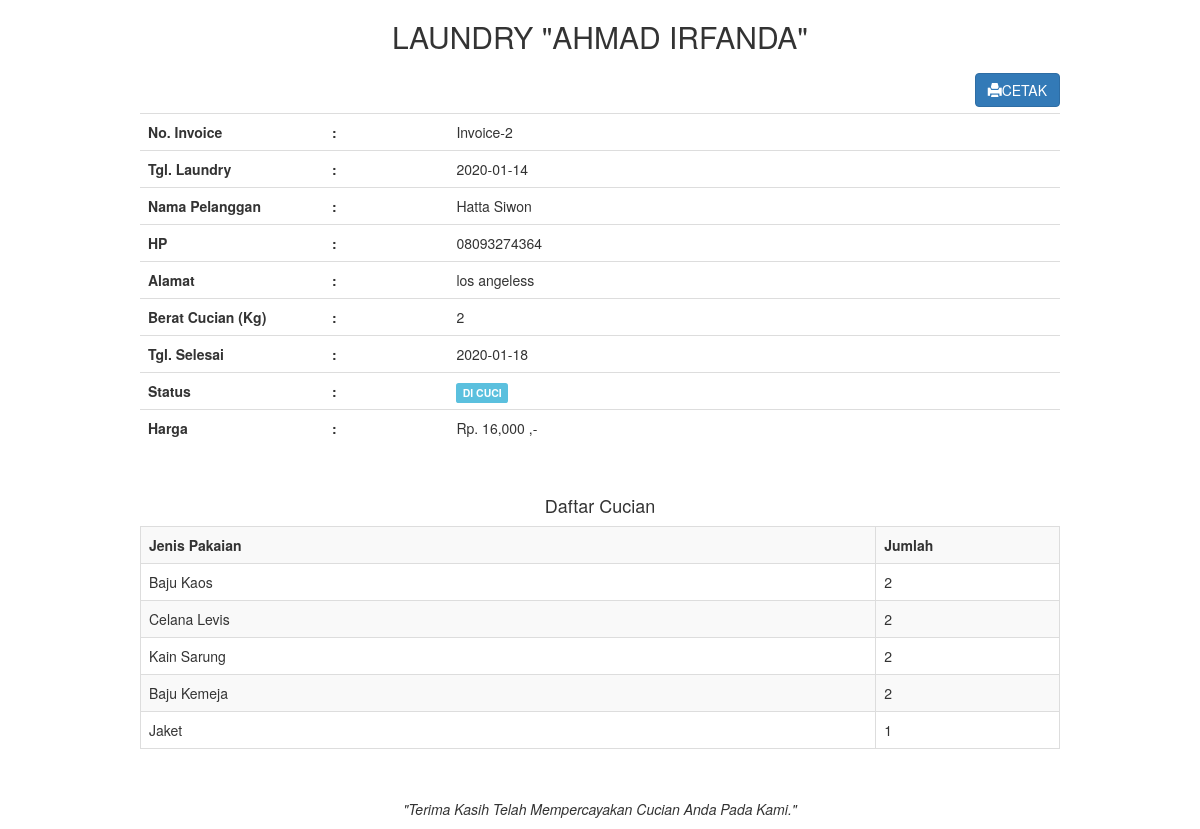
The page /admin/transaksi_invoice.php?id=2 (signed in) on the database its author committed.
### tables this page shows
CREATE TABLE `transaksi` (
  `transaksi_id` int(11) NOT NULL,
  `transaksi_tgl` date NOT NULL,
  `transaksi_pelanggan` int(11) NOT NULL,
  `transaksi_harga` int(11) NOT NULL,
  `transaksi_berat` int(11) NOT NULL,
  `transaksi_tgl_selesai` date NOT NULL,
  `transaksi_status` int(11) NOT NULL
);

CREATE TABLE `pelanggan` (
  `pelanggan_id` int(11) NOT NULL,
  `pelanggan_nama` varchar(255) NOT NULL,
  `pelanggan_hp` varchar(20) NOT NULL,
  `pelanggan_alamat` text NOT NULL
);

CREATE TABLE `pakaian` (
  `pakaian_id` int(11) NOT NULL,
  `pakaian_transaksi` int(11) NOT NULL,
  `pakaian_jenis` varchar(255) NOT NULL,
  `pakaian_jumlah` int(11) NOT NULL
);

### admin/transaksi_invoice.php (the view, shortened to what this page needs)
<!DOCTYPE html>
<html lang="en">
<head>
    <link rel="stylesheet" type="text/css"
    href="../assets/css/bootstrap.css">
</head>
<body>
    <?php
    include '../koneksi.php';
    ?>
    <div class="container">
        <div class="col-md-10 col-md-offset-1">
        <?php
        $id = $_GET['id'];
        $transaksi = mysqli_query($koneksi, "SELECT * FROM transaksi,pelanggan
        WHERE transaksi_id='$id' and transaksi_pelanggan=pelanggan_id");
        while($t=mysqli_fetch_array($transaksi)){
            ?>
            <center><h2>LAUNDRY "AHMAD IRFANDA"</h2></center>
            <a href="transaksi_invoice_cetak.php?id=<?php echo
            $id;?>" target="_self" class="btn btn-primary pull-right"><i
            class="glyphicon glyphicon-print"></i>CETAK</a>
            <br/><br/>
            <table class="table">
                <tr>
                    <th width="20%">No. Invoice</th>
                    <th>:</th>
                    <td>Invoice-<?php echo $t['transaksi_id'];?></td>
                </tr>
                <tr>
                    <th width="20%">Tgl. Laundry</th>
                    <th>:</th>
                    <td><?php echo $t['transaksi_tgl'];?></td>
                </tr>
                <tr>
                    <th>Nama Pelanggan</th>
                    <th>:</th>
                    <td><?php echo $t['pelanggan_nama'];?></td>
                </tr>
                <tr>
                    <th>HP</th>
                    <th>:</th>
                    <td><?php echo $t['pelanggan_hp'];?></td>
                </tr>
                <tr>
                    <th>Alamat</th>
                    <th>:</th>
                    <td><?php echo $t['pelanggan_alamat'];?></td>
                </tr>
                <tr>
                    <th>Berat Cucian (Kg)</th>
                    <th>:</th>
                    <td><?php echo $t['transaksi_berat'];?></td>
                </tr>
                <tr>
                    <th>Tgl. Selesai</th>
                    <th>:</th>
                    <td><?php echo $t['transaksi_tgl_selesai'];?></td>
                </tr>
                <tr>
                    <th>Status</th>
                    <th>:</th>
                    <td>
                        <?php
                        if($t['transaksi_status'] == "0"){
                            echo "<div class='label label-warning'>PROSES</div>";
                        }else if($t['transaksi_status'] == "1"){
                            echo "<div class='label label-info'>DI CUCI</div>";
                        }else if($t['transaksi_status'] == "2"){
                            echo "<div class='label label-success'>SELESAI</div>";
                        }
                        ?>
                    </td>
                </tr>
                <tr>
                    <th>Harga</th>
                    <th>:</th>
                    <td><?php echo "Rp. ".number_format($t['transaksi_harga'])." ,-";
                    ?></td>
                </tr>
            </table>
            <br/>
            <h4 class="text-center">Daftar Cucian</h4>
            <table class="table table-bordered table-striped">
                <tr>
                    <th>Jenis Pakaian</th>
                    <th width="20%">Jumlah</th>
                </tr>
                <?php
                $id = $t['transaksi_id'];
                $pakaian = mysqli_query($koneksi, "SELECT * FROM pakaian WHERE
                pakaian_transaksi='$id'");
                while($p=mysqli_fetch_array($pakaian)){
                ?>
                <tr>
                    <td><?php echo $p['pakaian_jenis'];?></td>
                    <td width="5%"><?php echo $p['pakaian_jumlah'];?></td>
                </tr>
                <?php }?>
            </table>
            <br/>
            <p><center><i>"Terima Kasih Telah Mempercayakan
            Cucian Anda Pada Kami."</i></center></p>
        <?php }?>
        </div>
    </div>
</body>
</html>

### rows shown on the page
transaksi: transaksi_id "2", transaksi_tgl "2020-01-14", pelanggan.pelanggan_nama "Hatta Siwon", pelanggan.pelanggan_hp "08093274364", pelanggan.pelanggan_alamat "los angeless", transaksi_berat "2", transaksi_tgl_selesai "2020-01-18", transaksi_status "DI CUCI", transaksi_harga "16,000"
pakaian: pakaian_jenis "Baju Kaos", pakaian_jumlah "2"
pakaian: pakaian_jenis "Celana Levis", pakaian_jumlah "2"
pakaian: pakaian_jenis "Kain Sarung", pakaian_jumlah "2"
pakaian: pakaian_jenis "Baju Kemeja", pakaian_jumlah "2"
pakaian: pakaian_jenis "Jaket", pakaian_jumlah "1"
